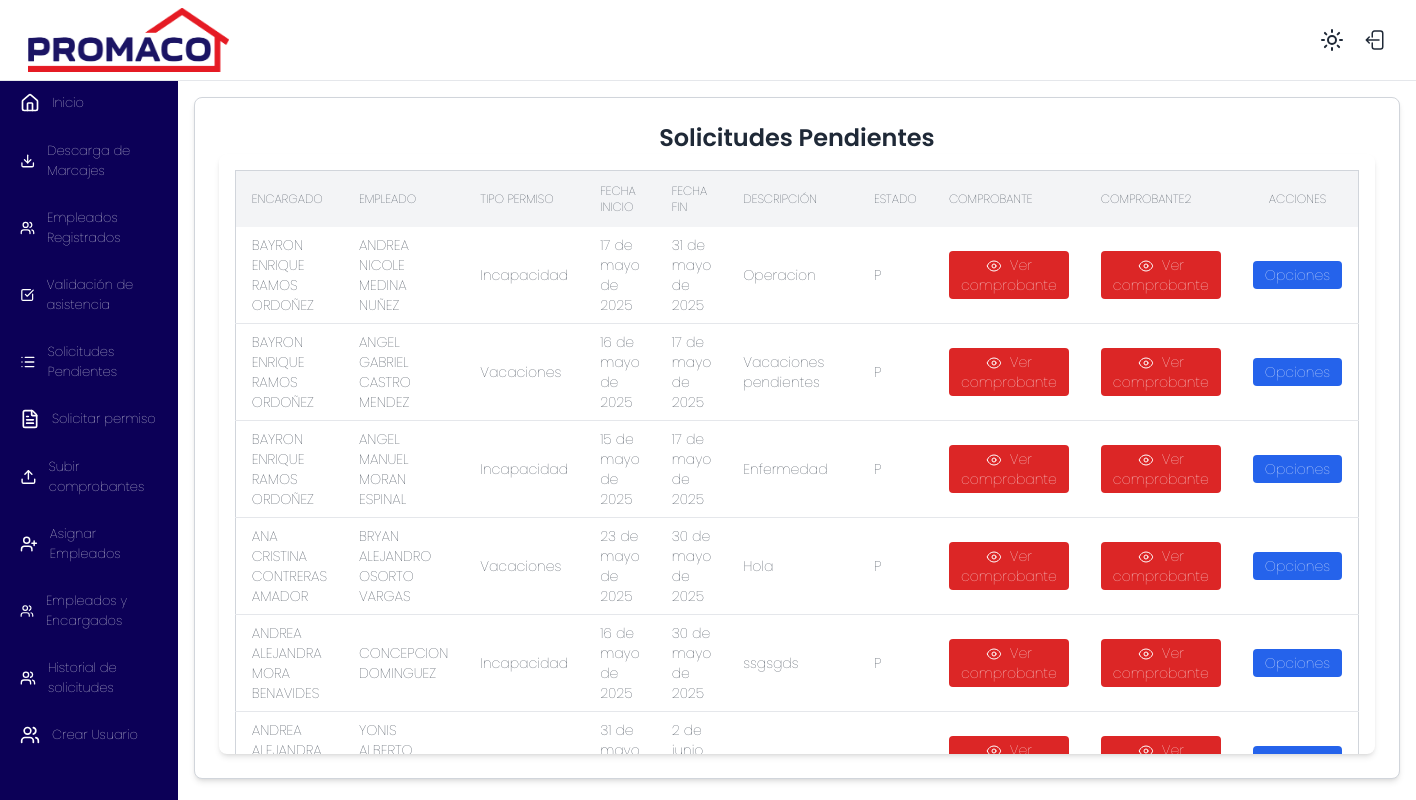
Screenshot of /marcaje/solicitud/ with the database file from the repository.
### marcaje/models.py (models this page shows, shortened)
class PermisoComprobante(models.Model):
    permiso = models.ForeignKey(Permisos, on_delete=models.CASCADE)
    comprobante = models.FileField()

class Permisos(models.Model):
    ESTADO_SOLICITUD = [
        ('P', 'Pendiente'),
        ('A', 'Aprobada'),
        ('R', 'Rechazada'),
    ]
    encargado = models.ForeignKey(Empleado, related_name="solicitudes_enviadas", on_delete=models.PROTECT)
    empleado = models.ForeignKey(Empleado, on_delete=models.CASCADE)
    tipo_permiso = models.ForeignKey(TipoPermisos, on_delete=models.PROTECT)
    fecha_inicio = models.DateField()
    fecha_final = models.DateField()
    fecha_solicitud = models.DateTimeField(auto_now_add=True)
    descripcion = models.CharField(max_length=300)
    tiene_comprobante = models.BooleanField(default=False)
    estado_solicitud = models.CharField(choices=ESTADO_SOLICITUD, default='P')

class Empleado(models.Model):
    user = models.OneToOneField(User, on_delete=models.SET_NULL, null=True, blank=True)
    id_externo = models.IntegerField(unique=True)
    codigo = models.CharField(max_length=20)
    nombre = models.CharField(max_length=100)
    departamento = models.CharField(max_length=100)
    sucursal = models.ForeignKey(Sucursal, on_delete=models.PROTECT)
    es_encargado = models.BooleanField(default=False)
    class Meta:
        verbose_name = "Empleado"
        verbose_name_plural = "Empleados"
        ordering = ['nombre']
    def __str__(self):
        return f"{self.nombre} "

class TipoPermisos(models.Model):
    tipo = models.CharField(max_length=100)

### marcaje/views.py (the view)
# urls.py: path('solicitud/', views.solicitud_rh),
def solicitud_rh(request):
    estado = 'P'
    permiso = PermisoComprobante.objects.filter(permiso__estado_solicitud=estado)
    return render(request, 'solicitudes_rh.html', {'permiso': permiso},)

### marcaje/context_processors.py (called while the page is built, shortened)
def empleados_a_cargo_context(request):
    empleados_cargo = []
    encargado_obj = None
    return {'empleados_a_cargo_global': empleados_cargo, 'encargado': encargado_obj}

### marcaje/templates/solicitudes_rh.html (shortened to what this page needs)
{% extends 'base.html' %}
{% block content %}
{% load static %}
<link rel="stylesheet" href="{% static 'styles/menu.css' %}">
 <div x-data="{ open: false, selectedPermiso: '', selectedId: '' }" class="w-full max-w-7xl mx-auto bg-white dark:bg-gray-800 p-6 rounded-lg shadow-md border border-gray-300 ">
  <h2 class="text-2xl font-semibold text-center text-gray-800 dark:text-gray-200">Solicitudes Pendientes</h2>
  <div class="bg-white dark:bg-gray-800 max-h-[600px] shadow-md rounded-lg overflow-hidden">
    <div class="p-4 overflow-x-auto">
      <table id="permisos-pendientes" class="min-w-full text-sm text-left text-gray-800 dark:text-gray-200 border border-gray-300">
        <thead class="bg-gray-100 dark:bg-gray-600 sticky top-[0px] z-10 uppercase text-xs">
        <tr>
          <th class="px-4 py-3">Encargado</th>
          <th class="px-4 py-3">Empleado</th>
          <th class="px-4 py-3">Tipo Permiso</th>
          <th class="px-4 py-3">Fecha Inicio</th>
          <th class="px-4 py-3">Fecha Fin</th>
          <th class="px-4 py-3">Descripción</th>
          <th class="px-4 py-3">Estado</th>
          <th class="px-4 py-3">Comprobante</th>
          <th class="px-4 py-3">Comprobante2</th>
          <th class="px-4 py-3 text-center">Acciones</th>
        </tr>
      </thead>
      <tbody class="divide-y divide-gray-200 dark:divide-gray-700">
        {% for p in permiso %}
        <tr class="hover:bg-gray-100 dark:hover:bg-gray-700">
          <td class="px-4 py-2">{{ p.permiso.encargado }}</td>
          <td class="px-4 py-2">{{ p.permiso.empleado }}</td>
          <td class="px-4 py-2">{{ p.permiso.tipo_permiso.tipo }}</td>
          <td class="px-4 py-2">{{ p.permiso.fecha_inicio }}</td>
          <td class="px-4 py-2">{{ p.permiso.fecha_final }}</td>
          <td class="px-4 py-2">{{ p.permiso.descripcion }}</td>
          <td class="px-4 py-2">{{ p.permiso.estado_solicitud }}</td>
          <td class="px-4 py-2">
            {% if p.comprobante %}
            <button type="button" onclick="mostrarArchivo('{{ p.comprobante.url }}')" class="bg-red-600 text-white px-3 py-1 rounded hover:bg-red-700 text-sm hover:text-white transition">
              Ver comprobante
            </button>
            {% endif %}
          </td>
          <td class="px-4 py-2">
            {% if p.comprobante %}
            <button type="button" href="{{ p.comprobante.url }}" target="_blank" onclick="window.open('{{ p.comprobante.url }}', '_blank', 'toolbar=0,location=0,menubar=0,width=800,height=600'); return false;" data-url="{{ p.comprobante.url }}"
              class="ver-archivo bg-red-600 text-white px-3 py-1 rounded hover:bg-red-700 text-sm hover:text-white transition">
              Ver comprobante
            </button>
            {% endif %}
          </td>
          <td class="px-4 py-2 text-center">
            <button
              type="button"
              @click="open = true; selectedPermiso = '{{ p.permiso.empleado }}'; selectedId = '{{ p.permiso.id }}';"
              class="bg-blue-600 text-white px-3 py-1 rounded hover:bg-blue-700 text-sm">
              Opciones
            </button>
          </td>
        </tr>
        {% endfor %}
      </tbody>
    </table>
  </div>
</div>
</div>
{% endblock %}

### static/styles/menu.css (style rules this page uses)
* { font-family: "Poppins", serif; font-weight: 100; font-style: normal; }
body { font-size: 13px; }

### rows the page displays
PermisoComprobante: permiso.encargado "BAYRON ENRIQUE RAMOS ORDOÑEZ", permiso.empleado "ANDREA NICOLE MEDINA NUÑEZ", permiso.tipo_permiso.tipo "Incapacidad", permiso.fecha_inicio "17 de mayo de 2025", permiso.fecha_final "31 de mayo de 2025", permiso.descripcion "Operacion", permiso.estado_solicitud "P"
PermisoComprobante: permiso.encargado "BAYRON ENRIQUE RAMOS ORDOÑEZ", permiso.empleado "ANGEL GABRIEL CASTRO MENDEZ", permiso.tipo_permiso.tipo "Vacaciones", permiso.fecha_inicio "16 de mayo de 2025", permiso.fecha_final "17 de mayo de 2025", permiso.descripcion "Vacaciones pendientes", permiso.estado_solicitud "P"
PermisoComprobante: permiso.encargado "BAYRON ENRIQUE RAMOS ORDOÑEZ", permiso.empleado "ANGEL MANUEL MORAN ESPINAL", permiso.tipo_permiso.tipo "Incapacidad", permiso.fecha_inicio "15 de mayo de 2025", permiso.fecha_final "17 de mayo de 2025", permiso.descripcion "Enfermedad", permiso.estado_solicitud "P"
PermisoComprobante: permiso.encargado "ANA CRISTINA CONTRERAS AMADOR", permiso.empleado "BRYAN ALEJANDRO OSORTO VARGAS", permiso.tipo_permiso.tipo "Vacaciones", permiso.fecha_inicio "23 de mayo de 2025", permiso.fecha_final "30 de mayo de 2025", permiso.descripcion "Hola", permiso.estado_solicitud "P"
PermisoComprobante: permiso.encargado "ANDREA ALEJANDRA MORA BENAVIDES", permiso.empleado "CONCEPCION DOMINGUEZ", permiso.tipo_permiso.tipo "Incapacidad", permiso.fecha_inicio "16 de mayo de 2025", permiso.fecha_final "30 de mayo de 2025", permiso.descripcion "ssgsgds", permiso.estado_solicitud "P"
PermisoComprobante: permiso.encargado "ANDREA…", permiso.empleado "YONIS…", permiso.fecha_inicio "31 de…", permiso.fecha_final "2 de…"
